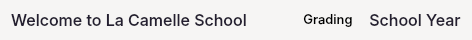
            <widget class="QWidget" name="widget_5" native="true">
             <property name="maximumSize">
              <size>
               <width>16777215</width>
               <height>40</height>
              </size>
             </property>
             <property name="styleSheet">
              <string notr="true">background-color: rgb(246, 245, 244); border-radius: 15px;</string>
             </property>
             <layout class="QHBoxLayout" name="horizontalLayout_20">
              <property name="topMargin">
               <number>2</number>
              </property>
              <property name="bottomMargin">
               <number>2</number>
              </property>
              <item>
               <widget class="QLabel" name="label_timeAP_3">
                <property name="minimumSize">
                 <size>
                  <width>0</width>
                  <height>30</height>
                 </size>
                </property>
                <property name="maximumSize">
                 <size>
                  <width>16777215</width>
                  <height>30</height>
                 </size>
                </property>
                <property name="font">
                 <font>
                  <family>Inter Medium</family>
                  <pointsize>12</pointsize>
                  <weight>50</weight>
                  <italic>false</italic>
                  <bold>false</bold>
                 </font>
                </property>
                <property name="styleSheet">
                 <string notr="true">QLabel { color: rgb(36, 31, 49); background-color: transparent; font: 12pt &quot;Inter Medium&quot;; }</string>
                </property>
                <property name="text">
                 <string>Welcome to La Camelle School</string>
                </property>
                <property name="alignment">
                 <set>Qt::AlignCenter</set>
                </property>
               </widget>
              </item>
              <item>
               <spacer name="horizontalSpacer_8">
                <property name="orientation">
                 <enum>Qt::Horizontal</enum>
                </property>
                <property name="sizeHint" stdset="0">
                 <size>
                  <width>40</width>
                  <height>20</height>
                 </size>
                </property>
               </spacer>
              </item>
              <item>
               <widget class="QLabel" name="label_gradingperiod">
                <property name="minimumSize">
                 <size>
                  <width>0</width>
                  <height>25</height>
                 </size>
                </property>
                <property name="maximumSize">
                 <size>
                  <width>16777215</width>
                  <height>25</height>
                 </size>
                </property>
                <property name="font">
                 <font>
                  <family>Inter Medium</family>
                  <pointsize>10</pointsize>
                  <weight>50</weight>
                  <italic>false</italic>
                  <bold>false</bold>
                 </font>
                </property>
                <property name="styleSheet">
                 <string notr="true">font: 10pt &quot;Inter Medium&quot;; border-radius: 15px; padding: 0px 10px 0px;</string>
                </property>
                <property name="text">
                 <string>Grading</string>
                </property>
                <property name="alignment">
                 <set>Qt::AlignCenter</set>
                </property>
               </widget>
              </item>
              <item>
               <widget class="QLabel" name="label_SY">
                <property name="minimumSize">
                 <size>
                  <width>0</width>
                  <height>30</height>
                 </size>
                </property>
                <property name="maximumSize">
                 <size>
                  <width>16777215</width>
                  <height>30</height>
                 </size>
                </property>
                <property name="font">
                 <font>
                  <family>Inter Medium</family>
                  <pointsize>12</pointsize>
                  <weight>50</weight>
                  <italic>false</italic>
                  <bold>false</bold>
                 </font>
                </property>
                <property name="styleSheet">
                 <string notr="true">QLabel { color: rgb(36, 31, 49); background-color: transparent; font: 12pt &quot;Inter Medium&quot;; }</string>
                </property>
                <property name="text">
                 <string>School Year</string>
                </property>
                <property name="alignment">
                 <set>Qt::AlignCenter</set>
                </property>
               </widget>
              </item>
             </layout>
            </widget>
